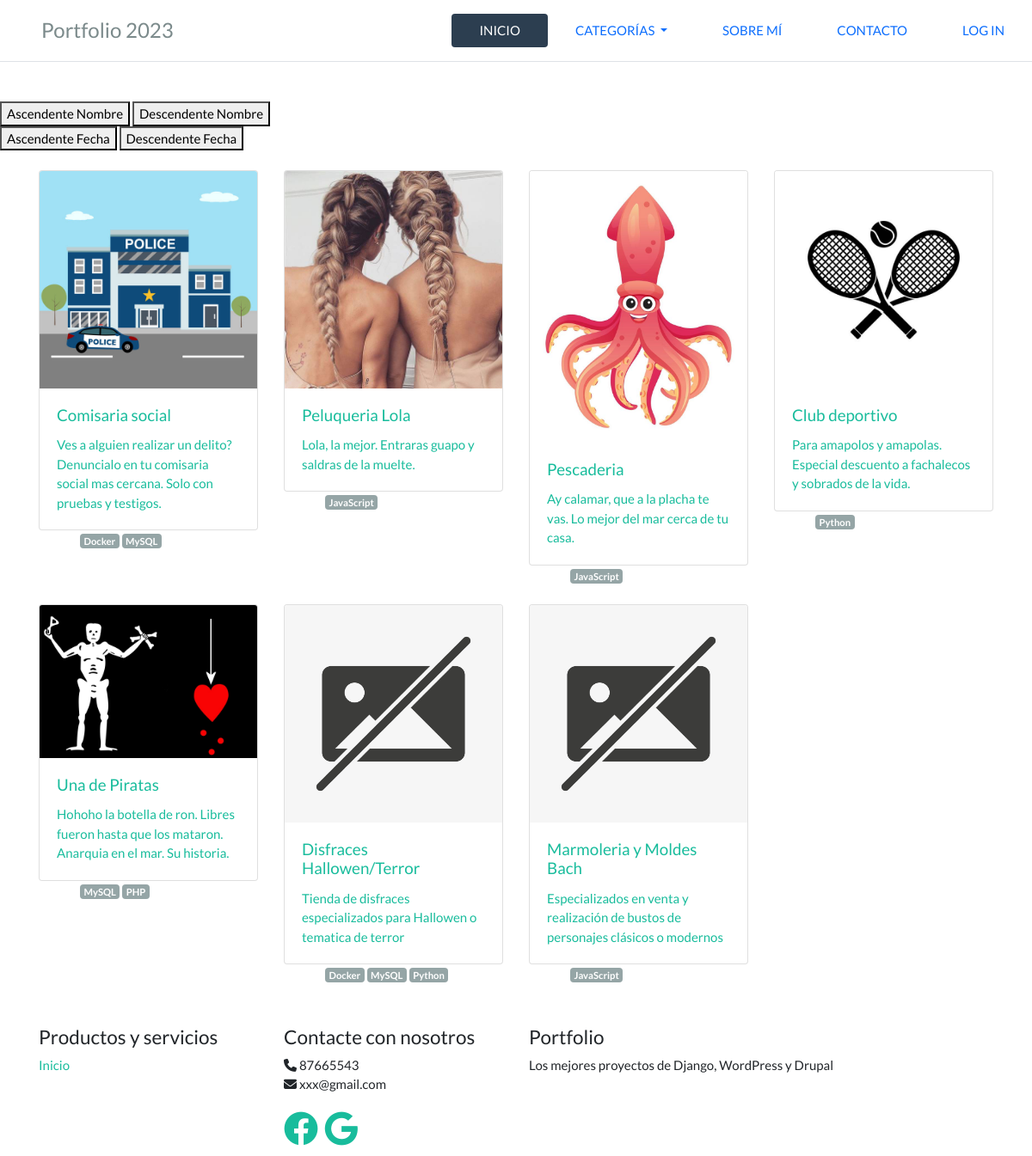
The page / on the database its author committed.
### tables this page shows
CREATE TABLE `proyecto` (
  `id` int(11) NOT NULL,
  `clave` varchar(30) NOT NULL,
  `titulo` varchar(40) NOT NULL,
  `fecha` varchar(10) NOT NULL,
  `descripcion` varchar(400) NOT NULL,
  `imagen` varchar(60) DEFAULT NULL
);

CREATE TABLE `categoria` (
  `id` int(11) NOT NULL,
  `Nombre` varchar(20) NOT NULL
);

### utiles.php (called while the page is built, shortened)
<?php
function anyoActual(){
    return date('Y');
};
?>

### mysql/db_access.php (called while the page is built, shortened)
<?php
function close_connection($conn){
    $conn = null;
}
?>

### mysql/proyecto_sql.php (called while the page is built, shortened)
<?php include_once("db_access.php");
?>
<?php
function get_proyectos_all($conn){
    $proyecto_select_all = "SELECT * FROM proyecto";
    $consulta = $conn->prepare($proyecto_select_all);
    $isOK = $consulta->execute();
    return $consulta->fetchAll();
}
?>

### mysql/categoria_sql.php (called while the page is built)
<?php
function get_categorias_por_proyecto($conn, $proyecto_id){
    $categorias_por_proyecto = "SELECT c.nombre, c.id
                                FROM categoria_proyecto cp,
                                    categoria c
                                WHERE c.id = cp.categoria_id
                                    AND cp.proyecto_id = :proy_id";
    $consulta = $conn->prepare($categorias_por_proyecto);
    $consulta->setFetchMode(PDO::FETCH_ASSOC);
    $consulta->bindParam(":proy_id", $proyecto_id);
    $isOk = $consulta->execute();
    return $consulta->fetchAll();
}
function get_categorias_all($conn){
    $todas_las_categorias = "SELECT nombre, id
    FROM categoria" ;
$consulta = $conn->prepare($todas_las_categorias);
$consulta->setFetchMode(PDO::FETCH_ASSOC);
$isOk = $consulta->execute();
return $consulta->fetchAll();
}
?>

### index.php (the view, shortened to what this page needs)
<?php include_once("templates/header.php");?>
<?php include_once("mysql/proyecto_sql.php"); ?>
<?php
$categoria_id = $_GET['categoria'];
$proyectosTry = is_null($categoria_id)? get_proyectos_all($conn) : get_proyectos_por_categoria($conn, $categoria_id);
?>
<div>
<br>
<button onclick="location.href='index.php'" type="button">
         Ascendente Nombre</button>
         <button onclick="location.href='index.php'" type="button">
         Descendente Nombre</button>
         <br>
<button onclick="location.href='index.php'" type="button">
        Ascendente Fecha</button>
        <button onclick="location.href='index.php'" type="button">
        Descendente Fecha</button>
        <br>
</div>
<?php
$conn=open_connection();
?>
<div class="container mb-5">
   <div class="row">
   <?php foreach($proyectosTry as $proyecto): ?>
       <div class="col-sm-3">
           <a href="proyecto.php?id=<?php echo $proyecto['id']?>" class="p-5">
               <div class="card">
                   <img class="card-img-top" src="<?php echo (($proyecto['imagen']!=NULL) ? $proyecto['imagen']  : "/static/images/picture-not-available.jpg");?> "alt="<?php echo utf8_encode($proyecto['titulo'])?> ">
                   <div class="card-body">
                       <h5 class="card-title"><?php echo utf8_encode($proyecto['titulo']) ?></h5>
                       <p class="card-text"><?php echo utf8_encode($proyecto['descripcion'])?></p>
                   </div>
               </div>
           </a>
       <?php foreach(get_categorias_por_proyecto($conn, $proyecto['id']) as $categoria): ?>
       <a href="index.php?categoria=<?php echo $categoria['id']?>" class="badge bg-secondary"><?php echo utf8_encode($categoria['nombre'])
       ?></a>
       <?php endforeach; ?>
       </div>
   <?php endforeach; ?>
   </div>
</div>
<?php include("templates/footer.php"); ?>

### templates/header.php (shortened to what this page needs)
<?php include_once("utiles.php");
include_once("mysql/categoria_sql.php");
include_once("mysql/db_access.php");
$conn=open_connection();
?>
<!DOCTYPE html>
<html>
<head>
    <link rel="stylesheet" href="https://cdn.jsdelivr.net/npm/bootstrap@5.2.0/dist/css/bootstrap.min.css">
    <link rel="stylesheet" href="https://cdn.jsdelivr.net/npm/bootswatch@4.5.2/dist/flatly/bootstrap.min.css">
    <link rel="stylesheet" href="https://cdnjs.cloudflare.com/ajax/libs/font-awesome/6.2.0/css/all.min.css" />
</head>
<body class="d-flex flex-column min-vh-100">
    <header class="d-flex flex-wrap justify-content-center py-3 mb-4 border-bottom">
        <a href="#" class="d-flex align-items-center mb-3 mb-md-0 me-md-auto text-dark text-decoration-none">
            <svg class="bi me-2" width="40" height="32"><use xlink:href="#bootstrap"></use></svg>
            <span class="fs-4">Portfolio <?php echo anyoActual() ?></span>
        </a>
        <ul class="nav nav-pills">
            <li class="nav-item">
                <a href="index.php"
                    class="nav-link
                        <?php if($_SERVER['SCRIPT_NAME']=="/index.php") { echo "active";}?>
                        "
                        >INICIO
                </a>
            </li>
            <li class="nav-item" >
                <a class="nav-link dropdown-toggle" id="dropdownMenu1" data-bs-toggle="dropdown" aria-haspopup="true">
                    CATEGORÍAS
                </a>
                <?php foreach (get_categorias_all($conn) as $cat){  ?>
                    <a class="dropdown-item" href="index.php?categoria=<?php echo $cat['id'] ?>">
                        <?php echo $cat['nombre'] ?>
                    </a>
                        <?php } ?>
            </li>
            <li class="nav-item">
            <a href="sobre_mi.php"
                    class="nav-link
                        <?php if($_SERVER['SCRIPT_NAME']=="/sobre_mi.php") { echo "active";}?>
                        "
                        >SOBRE MÍ
                </a>
            </li>
            <li class="nav-item">
            <a href="contacto.php"
                    class="nav-link
                        <?php if($_SERVER['SCRIPT_NAME']=="/contacto.php") { echo "active";}?>
                        "
                        >CONTACTO
                </a>
            </li>
            <?php  if (!isset($_COOKIE["user_email"])) { ?>
                <li class='nav-item'>
                <a href='login.php'
                        class="nav-link
                        <?php if($_SERVER['SCRIPT_NAME']=="/login.php") { echo "active";}?>
                        "
                        >LOG IN
                </a>
            </li>
            <?php } ?>
        </ul>
    </header>

### templates/footer.php (shortened to what this page needs)
<footer class="mt-auto">
        <div class="container hidden-print">
          <div class="row">
            <div class="col-md-3">
              <h4>Productos y servicios</h4>
              <ul class="list-unstyled" id="products">
                <li>
                  <a href="/">Inicio</a>
                </li>
              </ul>
            </div>
            <div class="col-md-3" id="info">
              <h4>Contacte con nosotros</h4>
              <ul class="list-unstyled">
                <li>
                  <i class="fa fa-phone"></i>
                  <span>87665543</span>
                </li>
                <li>
                  <i class="fa fa-envelope"></i>
                  <span>xxx@gmail.com</span>
                </li>
              </ul>
              <h2>
                <a href="#">
                    <i class="fa-brands fa-facebook"></i>
                </a>
                <a href="#">
                    <i class="fa-brands fa-google"></i>
                </a>
              </h2>
            </div>
            <div class="col-md-5 col-lg-offset-1">
              <div>
                <h4>
                  <span class="oe_editable">Portfolio</span>
                </h4>
                <p style="text-align: justify;">Los mejores proyectos de Django, WordPress y Drupal</p>
              </div>
            </div>
          </div>
        </div>
        </footer>
</body>
</html>

### rows shown on the page
proyecto: imagen (picture), titulo "Comisaria social", descripcion "Ves a alguien realizar un delito? Denuncialo en tu comisaria social mas cercana. Solo con pruebas y testigos."
categoria: Nombre "Docker"
categoria: Nombre "MySQL"
proyecto: imagen (picture), titulo "Peluqueria Lola", descripcion "Lola, la mejor. Entraras guapo y saldras de la muelte."
categoria: Nombre "JavaScript"
proyecto: imagen (picture), titulo "Pescaderia", descripcion "Ay calamar, que a la placha te vas. Lo mejor del mar cerca de tu casa."
proyecto: imagen (picture), titulo "Club deportivo", descripcion "Para amapolos y amapolas. Especial descuento a fachalecos y sobrados de la vida."
categoria: Nombre "Python"
proyecto: imagen (picture), titulo "Una de Piratas", descripcion "Hohoho la botella de ron. Libres fueron hasta que los mataron. Anarquia en el mar. Su historia."
categoria: Nombre "PHP"
proyecto: titulo "Disfraces Hallowen/Terror", descripcion "Tienda de disfraces especializados para Hallowen o tematica de terror"
proyecto: titulo "Marmoleria y Moldes Bach", descripcion "Especializados en venta y realización de bustos de personajes clásicos o modernos"

### other values the page prints
anyoActual() "2023"
